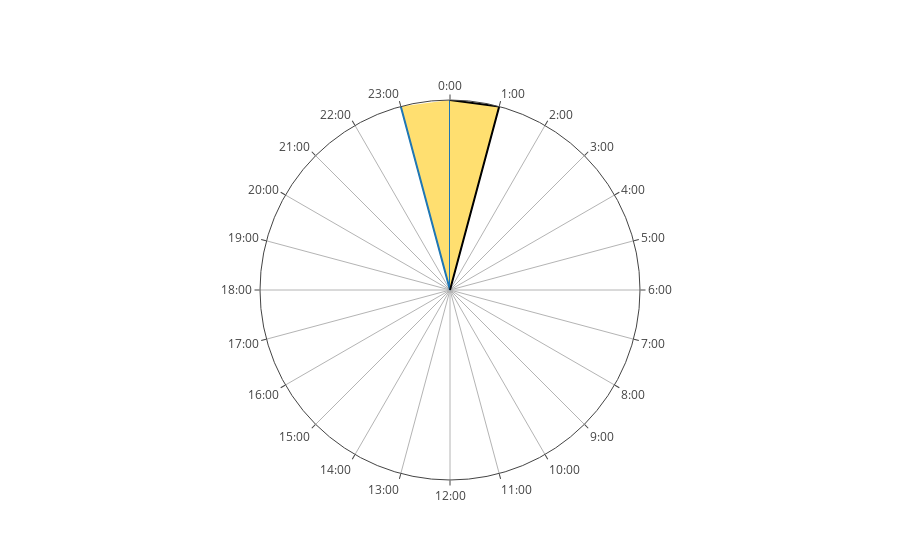

The cell this chart's notebook holds for it:
### Code cell
layout = go.Layout(
    polar = dict(
      radialaxis = dict(
        angle = 2,
        visible = False,
      ),
      angularaxis = dict(
        direction = "clockwise",
        period = 10
      )
    ),
    showlegend = False
)
plotly.offline.iplot({
    "data": [
        go.Scatterpolar(
        fill = 'toself',
        name = '子初',
        r = [5, 0, 0, 0, 0, 0, 0, 0, 0, 0, 0, 0, 0, 0, 0, 0, 0, 0, 0, 0, 0, 0, 0, 5],
            fillcolor = '#FFDF70',
        theta = theta_marker,
        ),
        go.Scatterpolar(
        fill = 'toself',
        name = '子',
        r = [5, 5, 0, 0, 0, 0, 0, 0, 0, 0, 0, 0, 0, 0, 0, 0, 0, 0, 0, 0, 0, 0, 0, 0],
            fillcolor = '#FFDF70',
        theta = theta_marker,
            line =  dict(
            color = 'black'
        )
        )
    ],
    "layout": layout
})

### Figure 1 — Plotly figure (JSON) as saved in the notebook; plotly's stock layout.template omitted (floating-point values rounded to 4 significant figures)
{"data": [{"fill": "toself", "fillcolor": "#FFDF70", "name": "子初", "r": [5, 0, 0, 0, 0, 0, 0, 0, 0, 0, 0, 0, 0, 0, 0, 0, 0, 0, 0, 0, 0, 0, 0, 5], "theta": ["0:00", "1:00", "2:00", "3:00", "4:00", "5:00", "6:00", "7:00", "8:00", "9:00", "10:00", "11:00", "12:00", "13:00", "14:00", "15:00", "16:00", "17:00", "18:00", "19:00", "20:00", "21:00", "22:00", "23:00"], "type": "scatterpolar", "uid": "a0262809-d4dc-469e-84f8-419f2e2349d6"}, {"fill": "toself", "fillcolor": "#FFDF70", "line": {"color": "black"}, "name": "子", "r": [5, 5, 0, 0, 0, 0, 0, 0, 0, 0, 0, 0, 0, 0, 0, 0, 0, 0, 0, 0, 0, 0, 0, 0], "theta": ["0:00", "1:00", "2:00", "3:00", "4:00", "5:00", "6:00", "7:00", "8:00", "9:00", "10:00", "11:00", "12:00", "13:00", "14:00", "15:00", "16:00", "17:00", "18:00", "19:00", "20:00", "21:00", "22:00", "23:00"], "type": "scatterpolar", "uid": "e99485f9-3345-4cf3-898c-a42403ec6752"}], "layout": {"polar": {"angularaxis": {"direction": "clockwise", "period": 10}, "radialaxis": {"angle": 2, "visible": false}}, "showlegend": false}}
